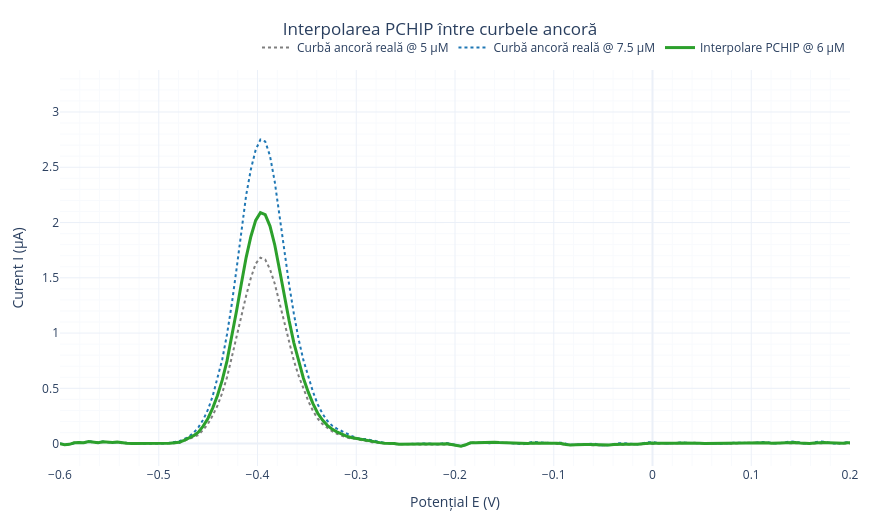

Write notebook code for a chart like this one.
### Code cell
# Graph 1 - Interpolare PCHIP between anchor curves
#
# SignalAugmentor.get_base_pair() + interpolate_base_curve() din augmentation_pipeline.py:
fig = go.Figure()

fig.add_trace(go.Scatter(
    x=E, y=I_lo,
    mode='lines', name=f'Curbă ancoră reală @ {c_lo:g} µM',
    line=dict(color='#7f7f7f', width=2, dash='dot')
))
fig.add_trace(go.Scatter(
    x=E, y=I_hi,
    mode='lines', name=f'Curbă ancoră reală @ {c_hi:g} µM',
    line=dict(color='#1f77b4', width=2, dash='dot')
))
fig.add_trace(go.Scatter(
    x=E, y=I_base,
    mode='lines', name=f'Interpolare PCHIP @ {C_TARGET:g} µM',
    line=dict(color='#2ca02c', width=3)
))

fig = apply_default_plotly_layout(
    fig,
    title_text='Interpolarea PCHIP între curbele ancoră',
    xaxis_title='Potențial E (V)',
    yaxis_title='Curent I (µA)'
    
)
fig.update_xaxes(range=[-0.6, 0.2])
fig.show()

### Figure 1 — Plotly figure (JSON) as saved in the notebook; plotly's stock layout.template omitted (floating-point values rounded to 4 significant figures; data arrays with more than 128 entries replaced by an {"elided": "..."} marker saying what was removed)
{"data": [{"line": {"color": "#7f7f7f", "dash": "dot", "width": 2}, "mode": "lines", "name": "Curbă ancoră reală @ 5 µM", "type": "scatter", "x": {"elided": "229 float values"}, "y": {"elided": "229 float values"}}, {"line": {"color": "#1f77b4", "dash": "dot", "width": 2}, "mode": "lines", "name": "Curbă ancoră reală @ 7.5 µM", "type": "scatter", "x": {"elided": "229 float values"}, "y": {"elided": "229 float values"}}, {"line": {"color": "#2ca02c", "width": 3}, "mode": "lines", "name": "Interpolare PCHIP @ 6 µM", "type": "scatter", "x": {"elided": "229 float values"}, "y": {"elided": "229 float values"}}], "layout": {"height": 520, "legend": {"orientation": "h", "x": 1, "xanchor": "right", "y": 1.02, "yanchor": "bottom"}, "margin": {"b": 50, "l": 60, "r": 30, "t": 70}, "title": {"text": "Interpolarea PCHIP între curbele ancoră", "x": 0.5, "xanchor": "center"}, "width": 880, "xaxis": {"minor": {"showgrid": true}, "range": [-0.6, 0.2], "showgrid": true, "title": {"text": "Potențial E (V)"}}, "yaxis": {"minor": {"showgrid": true}, "showgrid": true, "title": {"text": "Curent I (µA)"}}}}
